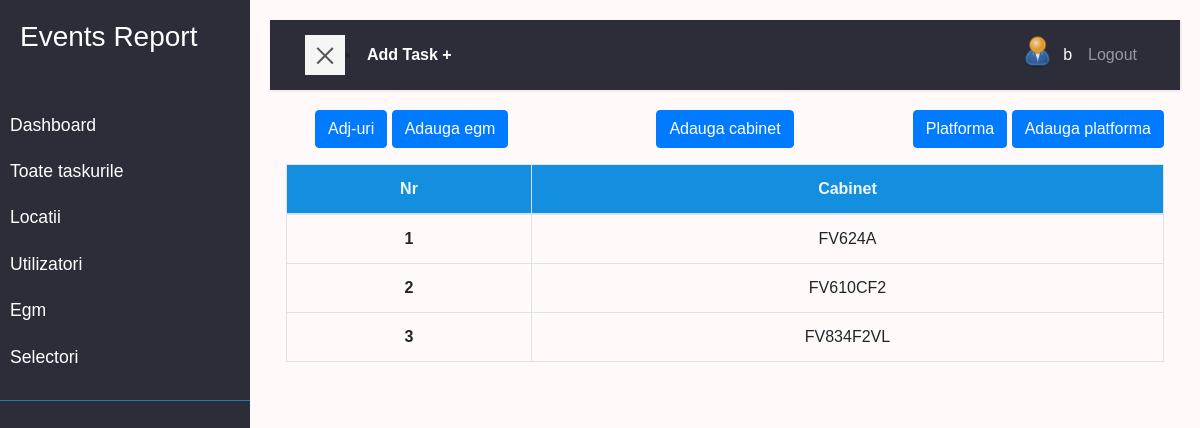
/egm/cabinet/ (signed in), run on the app's committed database.
### user/models.py (models this page shows, shortened)
class Profile(models.Model):
    user = models.OneToOneField(
        User, on_delete=models.CASCADE, null=True, blank=True)
    nume = models.CharField(max_length=200, blank=True, null=True)
    prenume = models.CharField(max_length=200, blank=True, null=True)
    email = models.EmailField(max_length=500, blank=True, null=True)
    username = models.CharField(max_length=200, blank=True, null=True)
    location = models.CharField(max_length=200, blank=True, null=True)
    functie = models.CharField(max_length=200, blank=True, null=True)
    profile_image = models.ImageField(null=True, blank=True, upload_to='profiles/', default='profiles/user-default.png')
    url_github = models.CharField(max_length=200, blank=True, null=True)
    url_facebook = models.CharField(max_length=200, blank=True, null=True)
    created = models.DateTimeField(auto_now_add=True)
    id = models.UUIDField(default=uuid.uuid4, unique=True,
                        primary_key=True, editable=False)
    class Meta:
        ordering = ['created']
    @property
    def imageURL(self):
        try:
            url = self.profile_image.url
        except:
            url = ''
        return url

### egm/models.py (models this page shows)
class Cabinet(models.Model):
    name = models.CharField(max_length=200)
    created = models.DateTimeField(auto_now_add=True, null=True, blank=True)
    def __str__(self):
        return self.name

### egm/views.py (the view)
# urls.py: path('cabinet/', views.cabinet, name='cabinet') ,
@login_required(login_url='login')
def cabinet(request):
    cabinete = Cabinet.objects.all()
    context = {'cabinete':cabinete}
    return render(request, 'egm/cabinet.html', context)

### egm/templates/egm/cabinet.html
{% extends 'main.html' %}
{% block content %}
<main>
  <div class="row text-center ">
    <div class="col">
      <a class="btn btn-primary" href="{% url 'egm' %}">Adj-uri</a>
      <a class="btn btn-primary" href="{% url 'egm-form' %}?next=/egm/cabinet">Adauga egm</a>
    </div>
    <div class="col">
      <a  class="btn btn-primary"href="{% url 'cabinet-form' %}?next=/egm/cabinet">Adauga cabinet</a>
    </div>
    <div class="col">
      <a class="btn btn-primary" href="{% url 'platform' %}">Platforma</a>
      <a class="btn btn-primary" href="{% url 'platform-form' %}?next=/egm/cabinet">Adauga platforma</a>
    </div>
  </div>
  <div class=" text-center  tableFixHead p-3">
    <table class="table  table-bordered table-hover " id="tabel">
      <thead >
      <tr >
        <th scope="col" >Nr</th>
        <th scope="col">Cabinet</th>
      </tr>
      </thead>
      <tbody >
      {% for cabinet in cabinete %}
      <tr>
        <td  class="fw-bold" ><a href="{% url 'cabinet-edith' cabinet.id %}?next=/egm/cabinet">{{cabinet.id}}</a></td>
        <td>{{cabinet}}</td>
      </tr>
      {% endfor %}
    </tbody>
    </table>
</div>
</main>
  {% endblock %}

### templates/navbar.html (shortened to what this page needs)
    <div class="wrapper">
        <nav id="sidebar" >
            <div class="sidebar-header">
                <h3>Events Report</h3>
            </div>
            <ul class="list-unstyled components">
                <li >
                   <a href="{% url 'dashboard' %}">Dashboard</a>
                   <a href="{% url 'tasks'%}">Toate taskurile</a>
                   <a href="{% url 'locations' %}">Locatii</a>
                   <a href="{% url 'profiles' %}">Utilizatori</a>
                   <a href="{% url 'egm' %}">Egm</a>
                   <a href="{% url 'selectori' %}">Selectori</a>
                </li>
            </ul>
        </nav>
        <div id="content">
            <nav class="navbar navbar-expand-lg navbar-dark bg-nn">
                <div class="container-fluid">
                    <button type="button" id="sidebarCollapse" class="navbar-btn btn-blue ">
                        <span></span>
                    </button> <li class="nav-item active "><a  class="text-white fw-bold" href="{% url 'task-form' %}?next=/">Add Task +</a></li>
                    <div class="collapse navbar-collapse  " id="navbarSupportedContent">
                        <ul class="nav navbar-nav  ml-auto">
                            {% if request.user.is_authenticated %}
                            <li class="nav-item active"><a class="" href="{% url 'account' %}"><img src="{{request.user.profile.imageURL}}"
                                alt="avatar"class="rounded-circle img-fluid" style="width: 35px;"></a></li>
                            <li class="nav-item active"><a class="nav-link" href="{% url 'account' %}">{{request.user.profile.nume}}</a></li>
                            <li class="nav-item"><a class="nav-link" href="{% url 'logout' %}">Logout</a></li>
                            {% else %}
                            <li class="nav-item"><a class="nav-link" href="{% url 'login' %}">Login/Sign Up</a></li>
                            {% endif %}
                        </ul>
                    </div>
                </div>
            </nav>
</body>
</html>

### static/styles/app.css (style rules this page uses)
:root { --color-sub: #2d2d39; --color-sub1: #12528f; }
.tableFixHead thead th { position: sticky; top: 0; z-index: 1; background-color: rgb(20, 142, 223); color:aliceblue; }

### static/styles/main.css (style rules this page uses)
:root { --color-sub: #2d2d39; --color-sub1: #275179; }
body { font-family: 'Poppins', sans-serif; background: #fff9f9; }
a, a:hover, a:focus { color: inherit; text-decoration: none; transition: all 0.3s; }
.navbar { padding: 15px 20px; background: var(--color-sub); border: none; border-radius: 0; margin-bottom: 20px; box-shadow: 1px 1px 3px rgba(0, 0, 0, 0.1); }
.navbar-btn { box-shadow: none; outline: none !important; border: none; }
.wrapper { display: flex; width: 100%; align-items: stretch; perspective: 1500px; }
#sidebar { min-width: 250px; max-width: 250px; background: var(--color-sub); color: #fff; transition: all 0.6s cubic-bezier(0.945, 0.020, 0.270, 0.665); transform-origin: bottom left; }
#sidebar .sidebar-header { padding: 20px; background:var(--color-sub); }
#sidebar ul.components { padding: 20px 0; border-bottom: 1px solid #1981b4; }
#sidebar ul li a { padding: 10px; font-size: 1.1em; display: block; }
#content { width: 100%; padding: 20px; min-height: 100vh; transition: all 0.3s; }
#sidebarCollapse { width: 40px; height: 40px; background: #f5f5f5; cursor: pointer; }
#sidebarCollapse span { width: 80%; height: 2px; margin: 0 auto; display: block; background: #555; transition: all 0.8s cubic-bezier(0.810, -0.330, 0.345, 1.375); transition-delay: 0.2s; }
#sidebarCollapse span:last-of-type { transform: rotate(-45deg) translate(1px, -1px); }

### data on the page
Cabinet: id "1", name "FV624A"
Cabinet: id "2", name "FV610CF2"
Cabinet: id "3", name "FV834F2VL"

### other printed values
{{ request.user.profile.nume }} "b"
